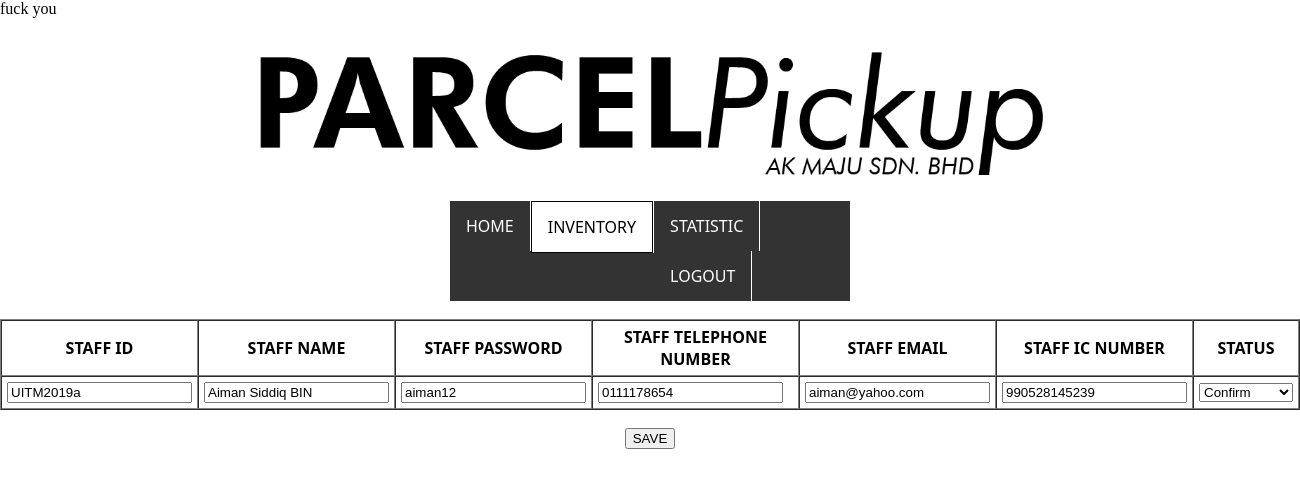
The page /staffdetails.php?StaffNo=UITM2019a on the database its author committed.
### tables this page shows
CREATE TABLE `staff` (
  `StaffNo` varchar(15) NOT NULL DEFAULT 'UiTMxx',
  `Sname` varchar(255) NOT NULL,
  `Password` varchar(15) NOT NULL,
  `staffTel` varchar(15) NOT NULL,
  `staffEmail` varchar(20) NOT NULL,
  `staffIC` varchar(15) NOT NULL,
  `verified` int(1) NOT NULL DEFAULT '0'
);

### staffdetails.php (the view, shortened to what this page needs)
<?php
$StaffNo="";
$Sname="";
$Password="";
$staffTel="";
$staffEmail="";
$staffIC="";
$verified="";
if(isset($_GET['StaffNo']))
{
	$sql="select * from `staff` where `StaffNo`='{$_GET['StaffNo']}' ";
	$query=mysql_query($sql);
	$row=mysql_fetch_object($query);
	$StaffNo=$row->StaffNo;
	$Sname=$row->Sname;
	$Password=$row->Password;
	$staffTel=$row->staffTel;
	$staffEmail=$row->staffEmail;
	$staffIC=$row->staffIC;
	$verified=$row->verified;
}
?>
<!doctype html>
<html>
<head>
	<center><h1><a href="" ><img src="systemLogo.png" alt="logo.png" width="800px"></a></h1></center>
<body bgcolor="">
<font>
<center>
	<ul class="topnav">
  <li><a href="#home">HOME</a></li>
  <li><a class="active" href="staffInventory.php">INVENTORY</a></li>
   <li><a href="#home">STATISTIC</a></li>
  <li><a href="parcelhomepage.html">LOGOUT</a></li>
</ul>
</center>
</font>
</body>
</head>
<body>
	<br>
	<center>
		<form action="" method="POST">
		<table class="parcels" cellpadding="5px" cellspacing="0" border="1" >
		<th>STAFF ID</th>
		<th>STAFF NAME</th>
			<TH>STAFF PASSWORD</TH>
			<th>STAFF TELEPHONE NUMBER</th>
			<th>STAFF EMAIL</th>
			<th>STAFF IC NUMBER</th>
		<th>STATUS</th>
			<tr>
				<td><input type="text" name="StaffNo" value="<?php echo "$StaffNo"; ?>"></td>
				<td><input type="text" name="Sname" value="<?php echo "$Sname"; ?>"</td>
				<td><input type="text" name="Password" value="<?php echo "$Password"; ?>"</td>
				<td><input type="text" name="staffTel" value="<?php echo "$staffTel"; ?>"</td>
				<td><input type="text" name="staffEmail" value="<?php echo "$staffEmail"; ?>"</td>
				<td><input type="text" name="staffIC" value="<?php echo "$staffIC"; ?>"</td>
				<td><select name="verified">
					<option <?php if($verified=='1') echo 'selected'; ?> value="1">Confirm</option>
					<option <?php if($verified=='0') echo 'selected'; ?> value="0">Not Confirm</option></select></td>
			</tr>
	</table>
			<br>
		<input type="submit" name="save" value="SAVE">
		</form>
		</center>
</body>
</html>

### staffdetails.php (style rules this page uses)
body { margin: 0; }
table.parcels { font-family: Segoe, "Segoe UI", "DejaVu Sans", "Trebuchet MS", Verdana, "sans-serif"; }
ul.topnav { list-style-type: none; margin: 0; padding: 0; overflow: hidden; background-color: #333; width: 400px }
ul.topnav li { float: left; font-family: Segoe, "Segoe UI", "DejaVu Sans", "Trebuchet MS", Verdana, "sans-serif"; border-right: 1px solid #FFFFFF;; }
ul.topnav li a { display: block; color: white; text-align: center; padding: 14px 16px; text-decoration: none; }
ul.topnav li a.active { background-color: #FFFFFF; color: black; border: 1px solid; }

### rows shown on the page
staff: StaffNo "UITM2019a", Sname "Aiman Siddiq BIN", Password "aiman12", staffTel "0111178654", staffEmail "aiman@yahoo.com", staffIC "990528145239", verified "Confirm"
